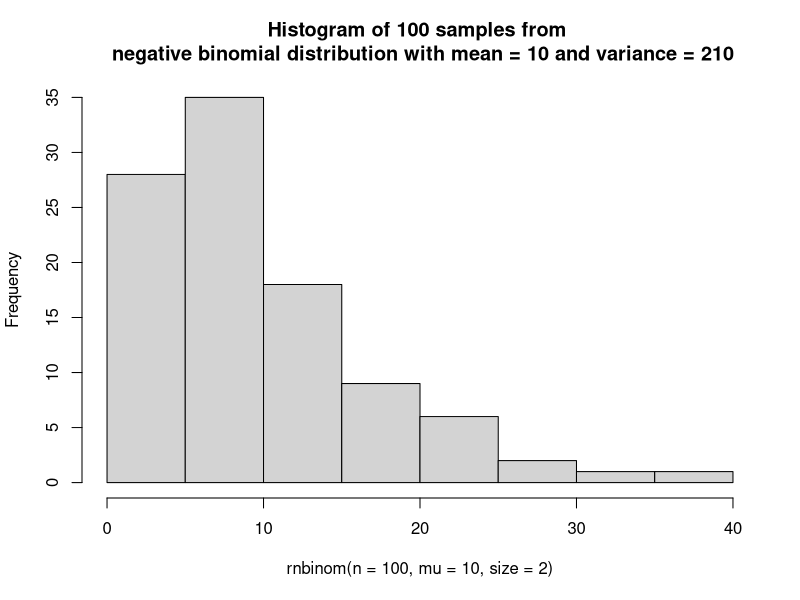
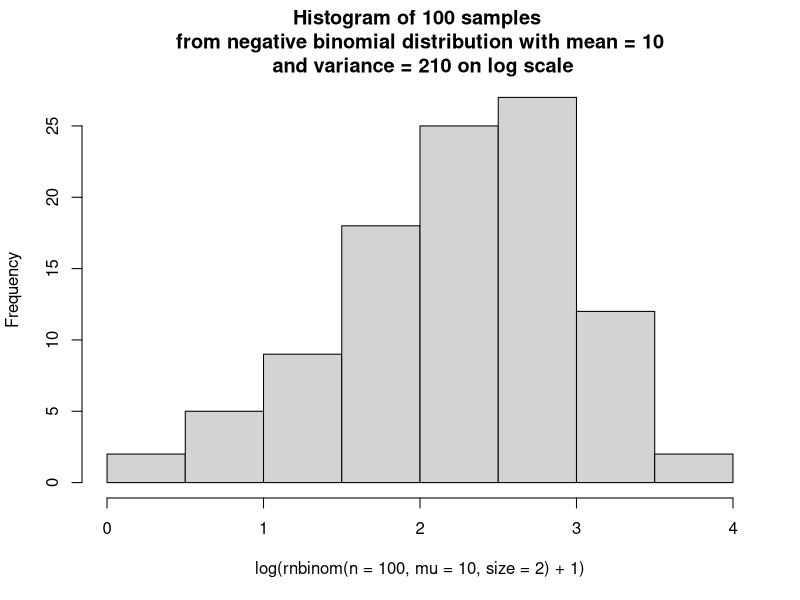

Write R code to recreate these figures, in order.
## ---- chunk 1
variance = 10 + 10^2 * 2
variance
## ---- chunk 2
hist(rnbinom(n = 100, mu = 10, size = 2), main = "Histogram of 100 samples from \n negative binomial distribution with mean = 10 and variance = 210")
## ---- chunk 3
hist(log(rnbinom(n = 100, mu = 10, size = 2) + 1), main = "Histogram of 100 samples \n from negative binomial distribution with mean = 10 \n and variance = 210 on log scale")
